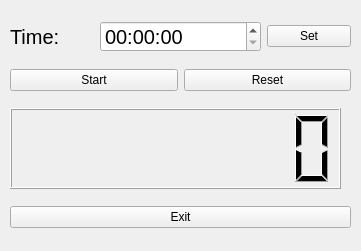
<?xml version="1.0" encoding="UTF-8"?>
<ui version="4.0">
 <class>Form</class>
 <widget class="QWidget" name="Form">
  <property name="geometry">
   <rect>
    <x>0</x>
    <y>0</y>
    <width>361</width>
    <height>251</height>
   </rect>
  </property>
  <property name="minimumSize">
   <size>
    <width>361</width>
    <height>251</height>
   </size>
  </property>
  <property name="maximumSize">
   <size>
    <width>361</width>
    <height>251</height>
   </size>
  </property>
  <property name="windowTitle">
   <string>Temporizador</string>
  </property>
  <property name="windowIcon">
   <iconset>
    <normaloff>img/icon.jpg</normaloff>img/icon.jpg</iconset>
  </property>
  <widget class="QWidget" name="layoutWidget">
   <property name="geometry">
    <rect>
     <x>10</x>
     <y>10</y>
     <width>341</width>
     <height>231</height>
    </rect>
   </property>
   <layout class="QVBoxLayout" name="verticalLayout">
    <item>
     <layout class="QHBoxLayout" name="horizontalLayout">
      <item>
       <widget class="QLabel" name="label">
        <property name="font">
         <font>
          <pointsize>15</pointsize>
         </font>
        </property>
        <property name="text">
         <string>Time:</string>
        </property>
       </widget>
      </item>
      <item>
       <widget class="QTimeEdit" name="time">
        <property name="minimumSize">
         <size>
          <width>161</width>
          <height>31</height>
         </size>
        </property>
        <property name="maximumSize">
         <size>
          <width>161</width>
          <height>31</height>
         </size>
        </property>
        <property name="font">
         <font>
          <pointsize>15</pointsize>
         </font>
        </property>
        <property name="displayFormat">
         <string>HH:mm:ss</string>
        </property>
       </widget>
      </item>
      <item>
       <widget class="QPushButton" name="btnSet">
        <property name="text">
         <string>Set</string>
        </property>
       </widget>
      </item>
     </layout>
    </item>
    <item>
     <layout class="QHBoxLayout" name="horizontalLayout_2">
      <item>
       <widget class="QPushButton" name="btnStart">
        <property name="text">
         <string>Start</string>
        </property>
       </widget>
      </item>
      <item>
       <widget class="QPushButton" name="btnReset">
        <property name="text">
         <string>Reset</string>
        </property>
       </widget>
      </item>
     </layout>
    </item>
    <item>
     <widget class="QLCDNumber" name="lcd">
      <property name="minimumSize">
       <size>
        <width>331</width>
        <height>81</height>
       </size>
      </property>
      <property name="maximumSize">
       <size>
        <width>331</width>
        <height>81</height>
       </size>
      </property>
      <property name="numDigits">
       <number>8</number>
      </property>
     </widget>
    </item>
    <item>
     <widget class="QPushButton" name="btnExit">
      <property name="text">
       <string>Exit</string>
      </property>
     </widget>
    </item>
   </layout>
  </widget>
 </widget>
 <resources/>
 <connections/>
</ui>
